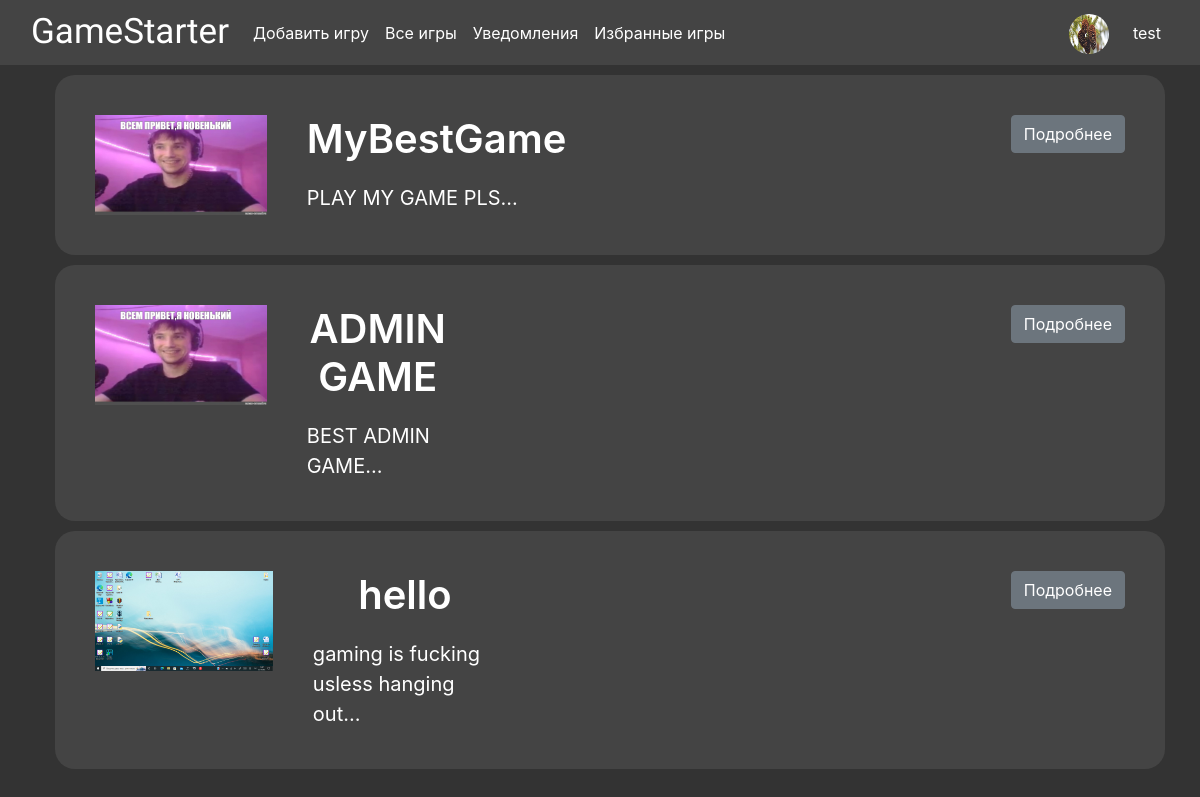
Before: / (signed in) with the older database file.
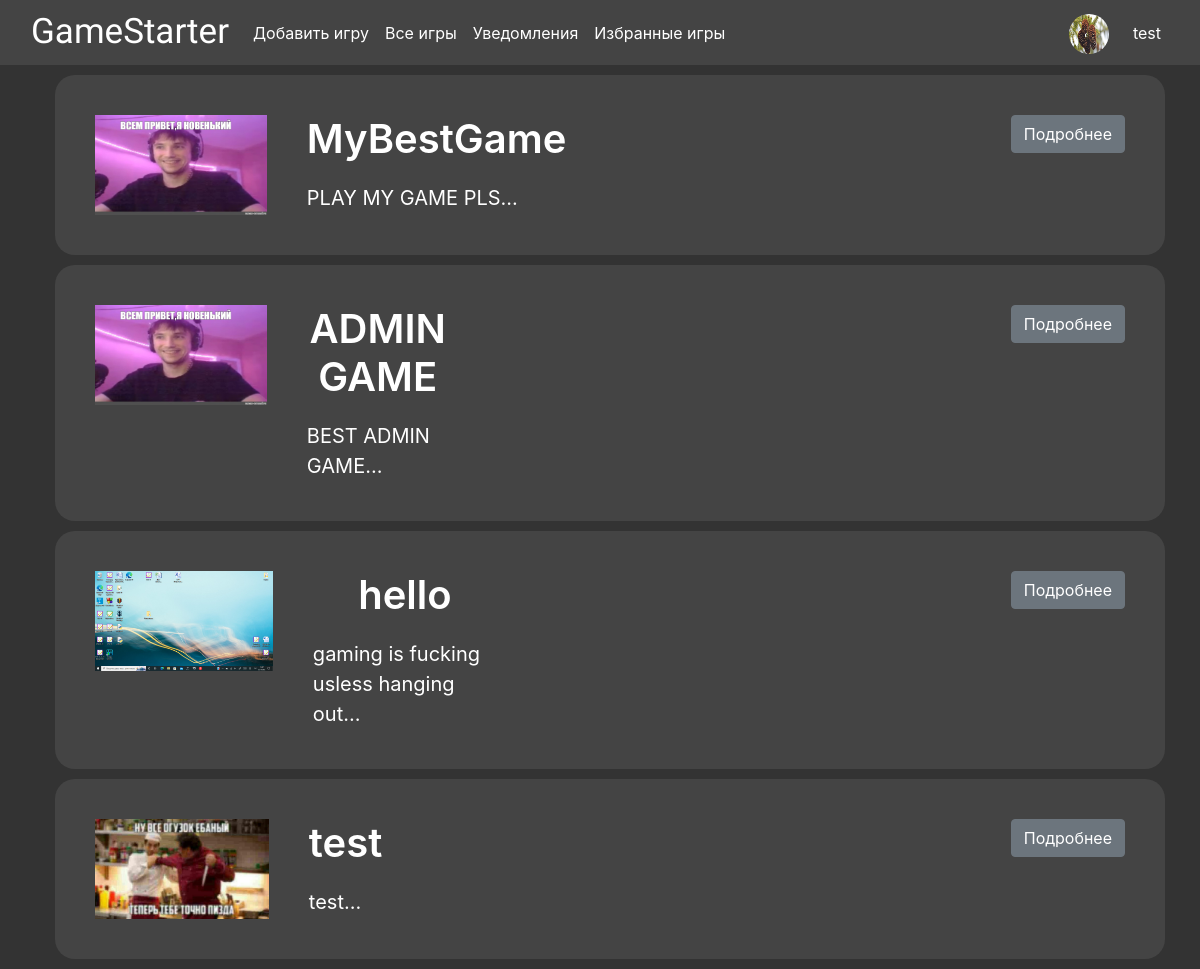
After: the same page with the newer database file.
### data/users.py (models this page shows, shortened)
class User(SqlAlchemyBase, SerializerMixin, UserMixin):
    __tablename__ = 'users'
    id = sqlalchemy.Column(sqlalchemy.Integer, primary_key=True, autoincrement=True)
    name = sqlalchemy.Column(sqlalchemy.String, nullable=True)
    nickname = sqlalchemy.Column(sqlalchemy.String, nullable=True)
    is_moderator = sqlalchemy.Column(sqlalchemy.Boolean, nullable=True)
    favorites = sqlalchemy.Column(sqlalchemy.String, nullable=True)
    email = sqlalchemy.Column(sqlalchemy.String, nullable=True, unique=True)
    hashed_password = sqlalchemy.Column(sqlalchemy.String, nullable=True)
    games_when_collaborate = orm.relationship('Game', backref='collaborator', secondary="association")
    profile_image = sqlalchemy.Column(sqlalchemy.String, default='/static/profile_images/default.png')
    notifications = orm.relationship('Notification', back_populates='user')
    games = orm.relationship("Game", back_populates='user')
    comments = orm.relationship('Comment', back_populates='user')
    games_likes = orm.relationship('Game', overlaps="games_dislikes")
    games_dislikes = orm.relationship('Game', overlaps="games_likes")
    comment_likes = orm.relationship('Comment', overlaps="comments_dislikes")
    comment_dislikes = orm.relationship('Comment', overlaps="comment_likes")

### data/games.py (models this page shows)
class Game(SqlAlchemyBase, SerializerMixin):
    __tablename__ = 'games'
    id = sqlalchemy.Column(sqlalchemy.Integer, primary_key=True, autoincrement=True)
    author = sqlalchemy.Column(sqlalchemy.Integer, sqlalchemy.ForeignKey("users.id"))
    name = sqlalchemy.Column(sqlalchemy.String, nullable=True)
    description = sqlalchemy.Column(sqlalchemy.String, nullable=True)
    github_link = sqlalchemy.Column(sqlalchemy.String, nullable=True)
    in_moderate = sqlalchemy.Column(sqlalchemy.Boolean, nullable=True)
    game_files = sqlalchemy.Column(sqlalchemy.String, nullable=True)
    likes = sqlalchemy.Column(sqlalchemy.Integer)
    dislikes = sqlalchemy.Column(sqlalchemy.Integer)
    photo = orm.relationship('Photo', back_populates='game')
    user = orm.relationship('User')
    comments = orm.relationship('Comment', back_populates='game')

### data/photo.py (models this page shows)
class Photo(SqlAlchemyBase, SerializerMixin):
    __tablename__ = 'photo'
    id = sqlalchemy.Column(sqlalchemy.Integer, primary_key=True, autoincrement=True)
    path = sqlalchemy.Column(sqlalchemy.String)
    parent_game = sqlalchemy.Column(sqlalchemy.Integer, sqlalchemy.ForeignKey("games.id"))
    game = orm.relationship('Game')

### main.py (the view)
@app.route('/')
def index():
    if not current_user.is_authenticated:
        return redirect('/preview')
    db_sess = db_session.create_session()
    games = db_sess.query(Game).filter(Game.in_moderate == False).all()
    photos = [game.photo[0] for game in games]
    return render_template('moderation.html', title='GameStarter', games=games, photos=photos)

### data/db_session.py (called while the page is built)
def create_session() -> Session:
    global __factory
    return __factory()

### main.py (called while the page is built)
@login_manager.user_loader
def load_user(user_id):
    db_sess = db_session.create_session()
    return db_sess.get(User, user_id)

### templates/moderation.html
{% extends "base.html" %}
{% block content %}
<div class="small-content">
{% for game in games %}
    <div class="game content">
        <div class="image">
            <img src="{{photos[loop.index0].path}}" alt="{{ game.title }}">
        </div>
        <div class="game-description">
            <h1>{{game.name}}</h1>
            <p>{{game.description[:40]}}...</p>
        </div>
        <div class="buttons-more">
            <a href="/game/{{ game.name }}" class="btn btn-secondary">Подробнее</a>
        </div>
    </div>
{% endfor %}
</div>
{% endblock %}

### templates/base.html (shortened to what this page needs)
<!doctype html>
<html lang="en">
<head>
    <link rel="stylesheet" href="https://cdn.jsdelivr.net/npm/bootstrap@4.0.0/dist/css/bootstrap.min.css"
>
    <link rel="stylesheet" href="/static/css/style.css">
    <link rel="stylesheet" href="/static/css/profile.css">
    <link rel="stylesheet" href="/static/css/moderation.css">
    <link rel="stylesheet" href="/static/css/game_page.css">
    <link rel="stylesheet" href="/static/css/notificatons.css">
</head>
<body>
<header>
    <nav class="navbar navbar-expand-lg bg-body-tertiary navbar-dark">
        <div class="container-fluid">
            <a class="navbar-brand" href="/">GameStarter</a>
            {% if current_user.is_authenticated %}
            <div class="collapse navbar-collapse" id="navbarSupportedContent">
                <ul class="navbar-nav me-auto mb-2 mb-lg-0">
                    <li class="nav-item">
                        <a class="nav-link active" aria-current="page" href="/game/add">Добавить игру</a>
                    </li>
                    <li>
                        <a class="nav-link active" aria-current="page" href="/">Все игры</a>
                    </li>
                    <li>
                        <a class="nav-link active" aria-current="page" href="/notifications">Уведомления</a>
                    </li>
                    <li>
                        <a class="nav-link active" aria-current="page" href="/favourites">Избранные игры</a>
                    </li>
                </ul>
            </div>
            <a class="navbar-brand" href="/profile/{{current_user.nickname}}"><img class="navbar-user-image" src="{{current_user.profile_image}}" alt=""></a>
            <div class="navbar-nav">
                <li class="nav-item">
                    <a class="nav-link active" aria-current="page" href="/profile/{{current_user.nickname}}">{{current_user.nickname}}</a>
                </li>
            </div>
            {% endif %}
        </div>
    </nav>
</header>
<main role="main" class="container">
    {% block content %}{% endblock %}
</main>
</body>
</html>

### static/css/style.css (style rules this page uses)
body { background-color: #333; color: white; }
nav { background-color: #444; max-height: 65px; }
.navbar-brand { font-family: "Jersey 15"; font-size: 35px; height: fit-content; width: fit-content; }
.navbar-user-image { border-radius: 50%; width: 40px; height: 40px; }

### static/css/moderation.css (style rules this page uses)
.image img { height: 100px; max-width: 200px; margin: 20px; }
.game { display:inline-flex; flex-direction: row; background-color: #444; margin: 30px; border-radius: 20px; width: 100%; }
.buttons-more { margin: 20px; width: 100%; text-align: right; }
.game h1 { margin: 20px; }
.game p { margin: 20px; }

### static/css/game_page.css (style rules this page uses)
.content { padding: 20px; border-radius: 20px; margin: 10px; background-color: #444; display: flex; justify-content: space-between; }
.content h1 { font-size: 40px; font-weight: 600; text-align: center; }
.content p { font-size: 20px; }

Changed rows visible on the page:
added Game: path (picture), name "test", description "test"
